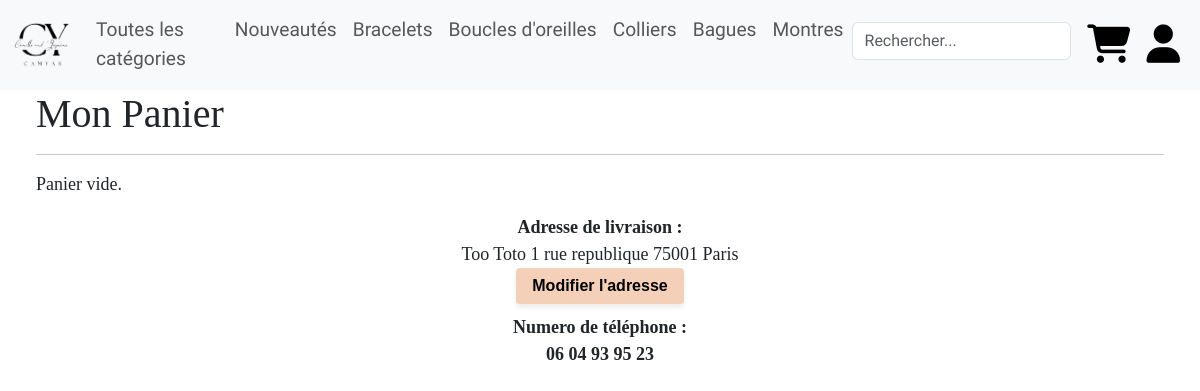
The page /php/panier.php (signed in) on the database its author committed.
### tables this page shows
CREATE TABLE `categorie` (
  `idCat` int NOT NULL,
  `titreCat` varchar(255) NOT NULL,
  `imgCat` varchar(255) NOT NULL
);

CREATE TABLE `adresse` (
  `id` int NOT NULL,
  `id_user` int NOT NULL,
  `firstname` varchar(255) NOT NULL,
  `lastname` varchar(255) NOT NULL,
  `numero` int NOT NULL,
  `rue` varchar(255) NOT NULL,
  `codePostal` int NOT NULL,
  `ville` varchar(255) NOT NULL
);

CREATE TABLE `users` (
  `id` int NOT NULL,
  `email` varchar(255) NOT NULL,
  `password` varchar(255) NOT NULL,
  `firstname` varchar(255) NOT NULL,
  `lastname` varchar(255) NOT NULL,
  `avatar` varchar(255) NOT NULL,
  `phoneUser` varchar(255) DEFAULT NULL
);

### classes/Adresse.php (called while the page is built, shortened)
<?php
class Adresse
{
    function itExist($bdd){
        $request = $bdd->prepare('SELECT * FROM `adresse` INNER JOIN users ON adresse.id_user = users.id WHERE users.id = ?');
        $request->execute([$_SESSION['user']['id']]);
        if ($request->rowCount() > 0){
            return true;
        }
        else {
            return false;
        }
    }
    function isExisting($bdd){
        $request = $bdd->prepare('SELECT * FROM `adresse` WHERE id_user = ?');
        $request->execute([$_SESSION['user']['id']]);
        $result = $request->fetch(PDO::FETCH_ASSOC);
        if ($request->rowCount() > 0){
            $adresse = $result['firstname'] . " " . $result['lastname'] . " " . $result['numero'] . " " . $result['rue'] . " " . $result['codePostal'] . " " . $result['ville'];
            return $adresse;
        }
        else {
            return '<a href="inscriptionAdresse.php"><button class="buttonAdresse">Ajouter une adresse</button></a>';
        }
    }
}
?>

### classes/User.php (called while the page is built, shortened)
<?php
class User
{
    function isPhoneExist($bdd)
    {
        $request = $bdd->prepare('SELECT `phoneUser` FROM `users` WHERE users.id = ?');
        $request->execute([$_SESSION['user']['id']]);
        $result = $request->fetch(PDO::FETCH_ASSOC);
        if ($result['phoneUser'] == "") {
            return false;
        } else {
            return true;
        }
    }
    function selectPhoneNumber($bdd)
    {
        $request = $bdd->prepare('SELECT `phoneUser` FROM `users` WHERE users.id = ?');
        $request->execute([$_SESSION['user']['id']]);
        $result = $request->fetch(PDO::FETCH_ASSOC);
        return $result['phoneUser'];
    }
}

### php/panier.php (the view, shortened to what this page needs)
<?php
require_once('../classes/User.php');
require_once('../classes/Adresse.php');
require_once('../includes/config.php');
$user = new User($_SESSION['user']['id'], '', '', '', '', '', '');
$adresse = new Adresse($_SESSION['user']['id'], '', '', '', '', '', '');
$adresse->isExisting($bdd);
$somme = 0;
$livraison = 4.99;
$products = [];
?>
<!DOCTYPE html>
<html lang="fr" dir="ltr">
<head>
    <link rel="stylesheet" type="text/css" href="../css/style.css">
    <link rel="stylesheet" type="text/css" href="../css/header.css">
    <link rel="stylesheet" type="text/css" href="../css/checkout.css">
    <link rel="stylesheet" type="text/css" href="../css/panier.css">
    <link href="https://cdn.jsdelivr.net/npm/bootstrap@5.3.0-alpha3/dist/css/bootstrap.min.css" rel="stylesheet">
</head>
<body>
    <?php require_once('../includes/header2.php'); ?>
    <main>
        <h1>Mon Panier</h1>
        <hr id='hr1'>
        <div id="panier">
            <?php
            if (count($products) > 0) { ?>
                <table class="table">
                    <thead>
                        <tr>
                            <th scope="col">Article</th>
                            <th scope="col">Titre</th>
                            <th scope="col">Quantité</th>
                            <th scope="col">Prix TTC</th>
                        </tr>
                    </thead>
                    <tbody>
                        <?php
                        foreach ($products as $product) { ?>
                            <tr>
                                <td>
                                    <div class='prduitImgDescri' id="prduitImgDescri<?= $product['idArt'] ?>"><a href='detail.php?article_id=<?= $product['idArt'] ?>'><img src="<?= $product['imgArt'] ?>"></a></div>
                                </td>
                                <td>
                                    <div class='produitPanier'><?= $product['titreArt'] ?>
                                </td>
                                <td>
                                    <div class='qttpanier' id='quantite<?= $product['idArt'] ?>'>
                                        <?php echo "<button name='deleteArt' value=" . $product['idArt'] . "><i class='fa-solid fa-minus fa-sm' style='color: #000000;'></i></button>"; ?>
                                        <?= $product['quantite'] ?>
                                        <?php echo "<form method='POST'><button name='addArt" . $product['idArt'] . "'><i class='fa-solid fa-plus fa-sm' style='color: #000000;'></i></button></form>"; ?>
                                    </div>
                                </td>
                                <td>
                                    <div class='produitPanier'><?= ($product['prix'] * $product['quantite']) . "€" ?>
                                </td>
                                <?php
                                if (isset($_POST["addArt" . $product['idArt']])) {
                                    $reqbtn = $bdd->prepare("UPDATE `panier` SET `quantite_art`= ? WHERE id_article = ?");
                                    $reqbtn->execute([$product['quantite'] + 1, $product['idArt']]);
                                    header('Location:panier.php');
                                } ?>
                            </tr>
                        <?php
                        } ?>
                    </tbody>
                </table>
            <?php
                $tva = (20 / 100);
                $prixTva = $somme / (1 + $tva);
                $valeurLimiteeTva = number_format($prixTva, 2);
                $prixTotal = $somme + $livraison;
                echo "<div class='divparent'><span class='prix'><div class='divdebut'>Sous total (hors taxes) : </div><div class='divmilieu'></div><div class='divfin'>" . $valeurLimiteeTva . " €</div></span><br>
                <span class='prix'><div class='divdebut'>TVA : </div><div class='divmilieu'></div><div class='divfin'> 20% </div></span><br>
                <span class='prix'><div class='divdebut'>Frais de livraison : </div><div class='divmilieu'></div><div class='divfin'> 4,99 € </div></span><br>
                <span class='prix'><div class='divdebut'>Total : </div><div class='divmilieu'></div><div class='divfin'>" . ($prixTotal) . " €</div></span></div>";
            } else {
                echo "<p>Panier vide.</p>";
            }
            ?>
        </div>
        <div class="infopaiement">
            <div class="infoflex1">
                <div class="lalivraison"><span class="petitTitre">Adresse de livraison :</span><br>
                    <?php
                    if ($adresse->itExist($bdd)) {
                        $adresseCommande = $adresse->isExisting($bdd);
                        echo $adresseCommande . '<br><a href="inscriptionAdresse.php"><button class="buttonAdresse">Modifier l\'adresse</button></a>';
                    } else {
                        echo $adresse->isExisting($bdd);
                    }
                    ?>
                </div>
                <div class="letelephone"><spanspan class="petitTitre">Numero de téléphone :</span><br>
                    <?php
                    if ($user->isPhoneExist($bdd)) {
                        $phoneCommande = $user->selectPhoneNumber($bdd);
                        echo $phoneCommande;
                    } ?>
                </div>
            </div>
        </div>
    </main>
</body>
</html>

### includes/header2.php (shortened to what this page needs)
<?php
function getURL()
{
    if (isset($_SERVER['HTTPS']) && $_SERVER['HTTPS'] === 'on')
        $url = "https";
    else {
        $url = "http";
    }
    $url .= "://";
    $url .= $_SERVER['HTTP_HOST'];
    $url .= $_SERVER['REQUEST_URI'];
    $splitURL = explode('boutique-en-ligne', $url);
    $splitURL2 = explode('/', $splitURL[1]);
    return [$splitURL, $splitURL2];
}
require_once('config.php');
if (getURL()[0][1] === '/index.php' || getURL()[0][1] === '/') {
    includeHeader($bdd, './', './php/', './maquette/');
} else {
    includeHeader($bdd, '../', '../php/', '../maquette/');
}
?>
<?php
function includeHeader($bdd, $index, $urlPHP, $urlMaquette)
{
?>
    <nav class="navbar navbar-expand-lg bg-body-tertiary">
        <div class="container-fluid">
            <a class="navbar-brand" href="<?= $index ?>"><img id="logo" src="<?= $urlMaquette ?>logo-removebg.png"></a>
            <div class="collapse navbar-collapse" id="navbarSupportedContent">
                <ul class="navbar-nav me-auto mb-2 mb-lg-0">
                    <?php
                    $requestCategory = $bdd->prepare('SELECT * FROM categorie');
                    $requestCategory->execute();
                    $resultCategory = $requestCategory->fetchAll(PDO::FETCH_ASSOC); ?>
                    <li class="nav-item"><a class="nav-link" href="<?= $urlPHP ?>categories.php">Toutes les catégories</a></li>
                    <?php foreach ($resultCategory as $categorie) {
                        $categorieId = $categorie['idCat'];
                        $categorieNom = $categorie['titreCat']; ?>
                        <li class="nav-item dropdown">
                            <a class="nav-link dropdown-toggle" href="<?= $urlPHP ?>categories.php?category=<?= $categorieId ?>" role="button" data-bs-toggle="dropdown" aria-expanded="false">
                                <?= $categorieNom; ?>
                            </a>
                        </li>
                    <?php } ?>
                </ul>
                <ul class="navbar-nav mb-2 mb-lg-0">
                    <div class="search">
                        <form class="d-flex" role="search" method="GET">
                            <input class="form-control me-2" type="text" id="search-bar" name="search" placeholder="Rechercher...">
                        </form>
                    </div>
                    <?php if (isset($_SESSION['user'])) { ?>
                        <li class="nav-item">
                            <a class="nav-link active" aria-current="page" href="<?= $urlPHP ?>panier.php"><i class="fa-solid fa-cart-shopping fa-2xl" style="color: #000000;"></i></a>
                        </li>
                        <li class="nav-item">
                            <a class="nav-link active" aria-current="page" href="<?= $urlPHP ?>profil.php"><i class="fa-solid fa-user fa-2xl" style="color: #000000;"></i></a>
                        </li>
                    <?php } ?>
                </ul>
            </div>
        </div>
    </nav>
<?php } ?>

### css/style.css (style rules this page uses)
#logo { height: 50px; width: 60px; }

### css/header.css (style rules this page uses)
ul li { list-style-type: none; display: inline; }
.navbar-nav .nav-link { display: inline-block; }
.dropdown-toggle::after { content: none !important; }
nav { font-family: 'Indie Flower', cursive; font-size: larger; }

### css/panier.css (style rules this page uses)
main { margin-left: 3%; margin-right: 3%; font-family: 'Inria Serif'; font-size: large; }
img { height: 100px; width: 100px; padding: 1%; }
.lalivraison, .letelephone { text-align: center; margin-bottom: 10px; }
.letelephone { margin-bottom: 5%; }
.petitTitre { font-weight: bold; }
.buttonAdresse , .buttonpromo { background: #f5d0b9; font-family: Arial, sans-serif; color: black; border-radius: 4px; border: 0; padding: 6px 16px; font-size: 16px; font-weight: 600; cursor: pointer; transition: all 0.2s ease; box-shadow: 0px 4px 5.5px 0px rgba(0, 0, 0, 0.07); }

### rows shown on the page
categorie: titreCat "Nouveautés"
categorie: titreCat "Bracelets"
categorie: titreCat "Boucles d'oreilles"
categorie: titreCat "Colliers"
categorie: titreCat "Bagues"
categorie: titreCat "Montres"
adresse: adresseCommande "Too Toto 1 rue republique 75001 Paris"
users: phoneUser "06 04 93 95 23"
